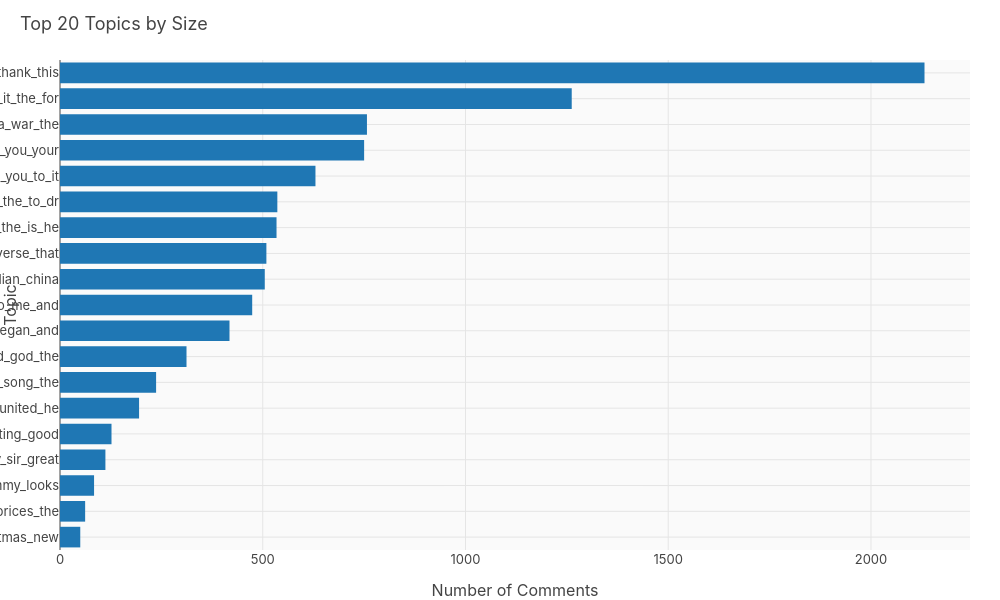

The notebook cell this image was saved under:
### Code cell
if BERTOPIC_AVAILABLE:
    # Topic sizes bar chart
    topic_info_plot = topic_info[topic_info['Topic'] != -1].head(20)
    fig = px.bar(topic_info_plot, x='Count', y='Name', orientation='h',
        title='Top 20 Topics by Size',
        labels={'Count': 'Number of Comments', 'Name': 'Topic'})
    fig.update_layout(height=600, width=1000, yaxis=dict(autorange='reversed'))
    fig.show()

### Figure 1 — Plotly figure (JSON) as saved in the notebook; plotly's stock layout.template omitted (floating-point values rounded to 4 significant figures)
{"data": [{"hovertemplate": "Number of Comments=%{x}<br>Topic=%{y}<extra></extra>", "legendgroup": "", "marker": {"color": "#1f77b4", "pattern": {"shape": ""}}, "name": "", "orientation": "h", "showlegend": false, "textposition": "auto", "type": "bar", "x": [2132, 1262, 757, 750, 630, 536, 534, 509, 505, 474, 418, 312, 237, 195, 127, 112, 84, 62, 50], "xaxis": "x", "y": ["0_you_he_thank_this", "1_to_it_the_for", "2_iran_russia_war_the", "3_video_videos_you_your", "4_the_you_to_it", "5_and_the_to_dr", "6_trump_the_is_he", "7_the_of_universe_that", "8_india_pakistan_indian_china", "9_my_to_me_and", "10_animals_animal_vegan_and", "11_allah_and_god_the", "12_music_violin_song_the", "13_we_players_united_he", "14_news_media_reporting_good", "15_analysis_very_sir_great", "16_delicious_recipe_yummy_looks", "17_oil_venezuela_prices_the", "18_year_happy_christmas_new"], "yaxis": "y"}], "layout": {"barmode": "relative", "height": 600, "legend": {"tracegroupgap": 0}, "title": {"text": "Top 20 Topics by Size"}, "width": 1000, "xaxis": {"anchor": "y", "domain": [0.0, 1.0], "title": {"text": "Number of Comments"}}, "yaxis": {"anchor": "x", "autorange": "reversed", "domain": [0.0, 1.0], "title": {"text": "Topic"}}}}
